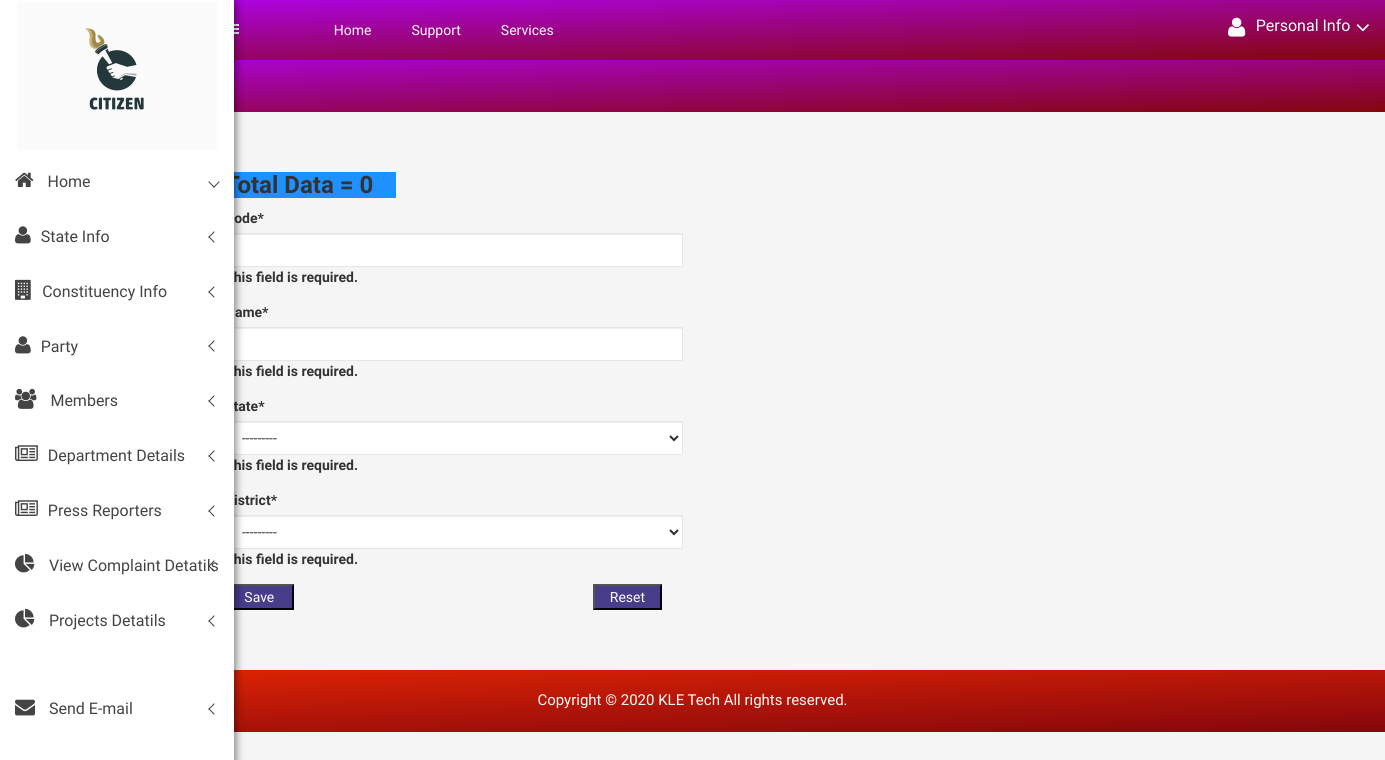
The app's page /citizen/talukacreate/, older data.
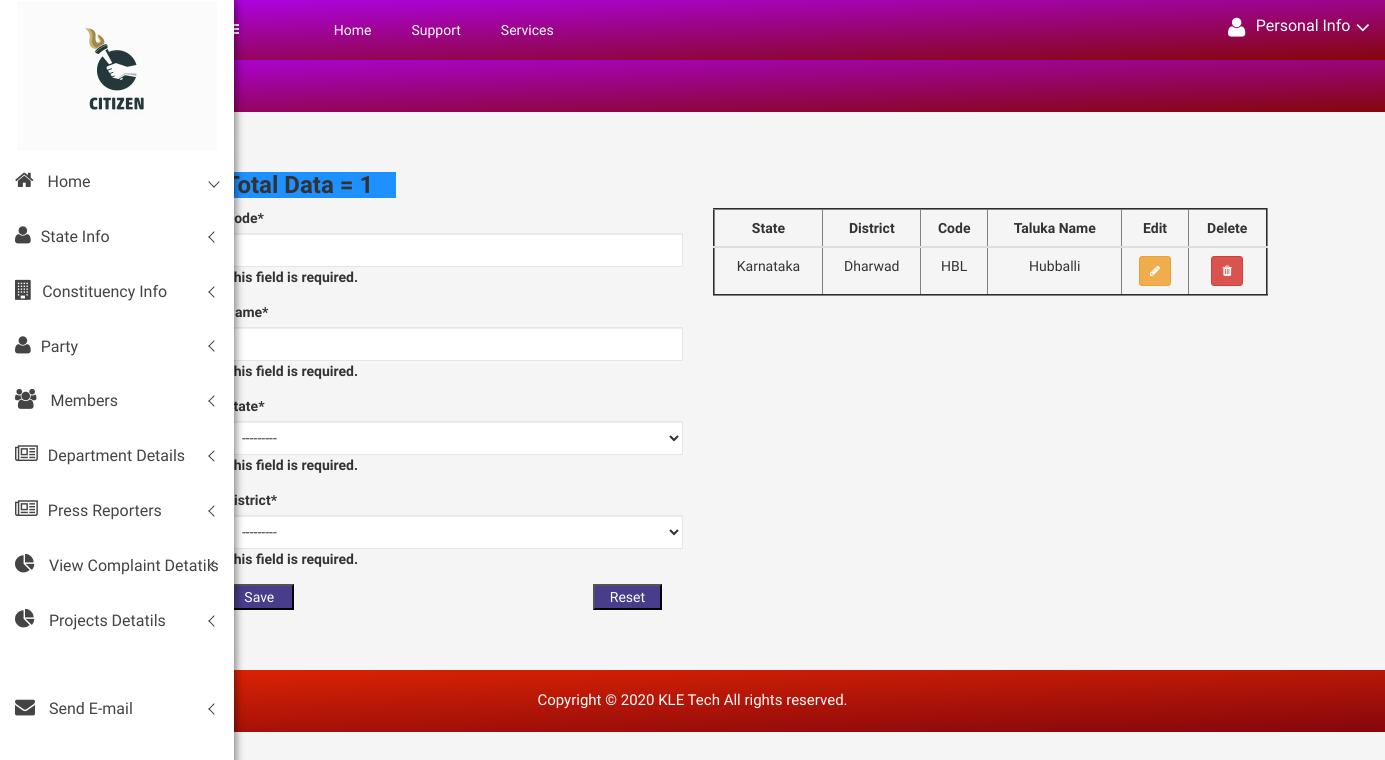
The same page, newer data.
### citizen/models.py (models this page shows, shortened)
class Taluka(models.Model):
    State = models.ForeignKey('State', on_delete=models.SET_NULL, null=True)
    District = models.ForeignKey('District', on_delete=models.SET_NULL, null=True)
    Code = models.CharField(max_length=200)
    Name = models.CharField(max_length=200)

class State(models.Model):
    Code = models.CharField(max_length=200)
    State = models.CharField(max_length=200, )
    def __str__(self):
        return self.State

class District(models.Model):
    Code = models.CharField(max_length=200)
    Name = models.CharField(max_length=200)
    State = models.ForeignKey('State', on_delete=models.CASCADE)

### citizen/views.py (the view)
# urls.py: path('talukacreate/', views.talukacreate, name='talukacreate'),
def talukacreate(request):
    form = TalukaForms(request.POST)
    counts = Taluka.objects.all().count()
    if form.is_valid():
        form.save()
        return redirect('citizen:talukacreate')
    return render(request, 'citizen/Taluka_form.html',
                  {'form': form, 'counts': counts, 'taluks': Taluka.objects.all().order_by('Name')})

### citizen/forms.py
class TalukaForms(forms.ModelForm):
    class Meta:
        model = Taluka
        fields = ('Code', 'Name', 'State', 'District')
    def __init__(self, *args, **kwargs):
        super().__init__(*args, **kwargs)
        self.fields['District'].queryset = District.objects.none()
        if 'State' in self.data:
            try:
                State_id = int(self.data.get('State'))
                self.fields['District'].queryset = District.objects.filter(State_id=State_id).order_by('Name')
            except (ValueError, TypeError):
                pass  # invalid input from the client; ignore and fallback to empty City queryset
        elif self.instance.pk:
            State_id = self.data.get('State')
            self.fields['District'].queryset = District.objects.filter(State_id=State_id).order_by('Name')

### citizen/templates/citizen/Taluka_form.html (shortened to what the changed rows need)
{% extends 'citizen/base.html' %}
    {% load static %}
{% block body %}
 <div class="all-content-wrapper">
<br>
<br>
<br>
<div class="container">
    <h3 style="background-color:DodgerBlue;width:15%;" class="card-title">Total Data = {{ counts }}</h3>
    {% load crispy_forms_tags %}
    <div class = "row">
        <div class="col-lg-5">
        </div>
        <div class = "col-lg-6">
            {% if taluks %}
 <table class="table"  style="width:100%;" border="2" id="table" data-toggle="table" data-pagination="true" data-search="true" data-show-columns="true"
                    data-show-pagination-switch="true" data-show-refresh="true" data-key-events="true"
                    data-show-toggle="true" data-resizable="true" data-cookie="true"
                                            data-cookie-id-table="saveId" data-show-export="true"
                    data-click-to-select="true" data-toolbar="#toolbar" >
     <thead>
         <th><center>State</center></th>
         <th><center>District</center></th>
         <th><center>Code</center></th>
         <th><center>Taluka Name</center></th>
         <th><center>Edit</center></th>
         <th><center>Delete</center></th>
     </thead>
     <tbody id="myTable">
     {% for i in  taluks %}
     <tr>
          <td><center>{{i.State.State}}</center></td>
         <td><center>{{i.District.Name}}</center></td>
         <td><center>{{i.Code}}</center></td>
          <td><center>{{i.Name}}</center></td>
         <td><center>
             <a class="btn btn-sm btn-warning" href="{% url 'citizen:TalukaUpdateView' i.pk %}">
                 <i class="fa fa-pencil" ></i>
             </a></center>
         </td>
         <td><center>
              <a class="btn btn-sm btn-danger" href="/citizen/delete_taluka/{{i.id}}">
                 <i class="fa fa-trash"></i>
             </a></center>
         </td>
     </tr>
     {% endfor %}
     </tbody>
 </table>
            {% endif %}
        </div>
    </div>
</div>
</div>
<br>
<br>
<br>
{% endblock %}

Row changes from the older to the newer data that the page shows:
added Taluka: State.State "Karnataka", District.Name "Dharwad", Code "HBL", Name "Hubballi"
Text that changed along with them:
{{ counts }}: "0" → "1"
text now shown: "State District Code Taluka Name Edit Delete"
